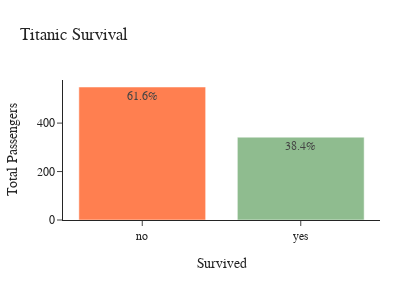

Notebook cell for this chart:
### Markdown cell above
# Overview

### Code cell
color_map = { '0': 'Coral', '1': 'DarkSeaGreen'}

fig = px.bar(x = df.Survived.value_counts().keys().astype(str), y = df.Survived.value_counts(), 
       color = np.unique(df.Survived.astype(str)), labels = {'x':'Survived', 'y':'Total Passengers'}, 
       title='Titanic Survival', text = np.round(df.Survived.value_counts(normalize=True) * 100, 1).astype(str) + '%',
       color_discrete_map = color_map
            )

fig.update_layout(
    xaxis = dict(
        tickmode = 'array',
        tickvals = [0, 1],
        ticktext = ['no', 'yes']
        ),
    font_family = "Arial",
    showlegend=False,
    autosize=False,
    margin=dict(l=20, r=20, t=80, b=80),
    template="simple_white",
    height=300, width=400
)

### Figure 1 — Plotly figure (JSON) as saved in the notebook; plotly's stock layout.template omitted (floating-point values rounded to 4 significant figures)
{"data": [{"alignmentgroup": "True", "hoverlabel": {"namelength": 0}, "hovertemplate": "color=0<br>Survived=%{x}<br>Total Passengers=%{y}<br>text=%{text}", "legendgroup": "0", "marker": {"color": "Coral"}, "name": "0", "offsetgroup": "0", "orientation": "v", "showlegend": true, "text": ["61.6%"], "textposition": "auto", "type": "bar", "x": ["0"], "xaxis": "x", "y": [549], "yaxis": "y"}, {"alignmentgroup": "True", "hoverlabel": {"namelength": 0}, "hovertemplate": "color=1<br>Survived=%{x}<br>Total Passengers=%{y}<br>text=%{text}", "legendgroup": "1", "marker": {"color": "DarkSeaGreen"}, "name": "1", "offsetgroup": "1", "orientation": "v", "showlegend": true, "text": ["38.4%"], "textposition": "auto", "type": "bar", "x": ["1"], "xaxis": "x", "y": [342], "yaxis": "y"}], "layout": {"autosize": false, "barmode": "relative", "font": {"family": "Arial"}, "height": 300, "legend": {"title": {"text": "color"}, "tracegroupgap": 0}, "margin": {"b": 80, "l": 20, "r": 20, "t": 80}, "showlegend": false, "title": {"text": "Titanic Survival"}, "width": 400, "xaxis": {"anchor": "y", "domain": [0, 1], "tickmode": "array", "ticktext": ["no", "yes"], "tickvals": [0, 1], "title": {"text": "Survived"}}, "yaxis": {"anchor": "x", "domain": [0, 1], "title": {"text": "Total Passengers"}}}}
